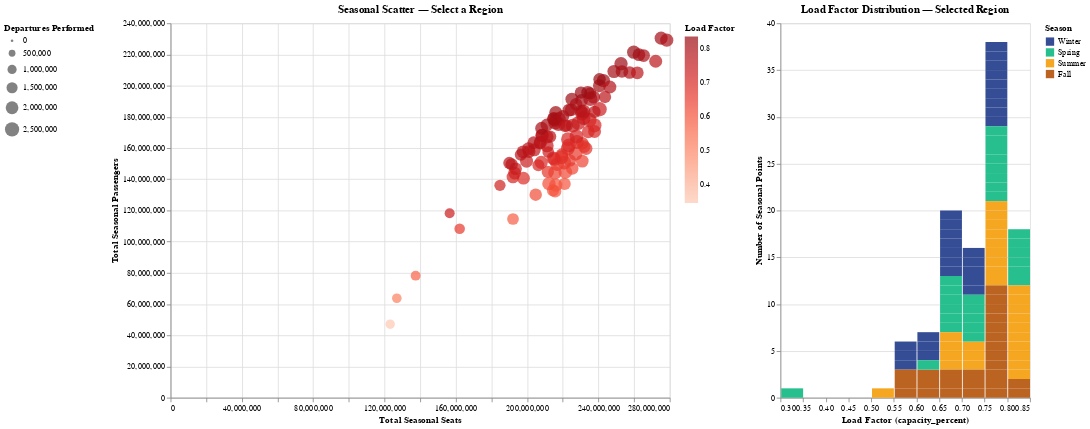

Notebook code for this chart:
### Code cell
import pandas as pd
import altair as alt
import glob
import os

alt.data_transformers.disable_max_rows()

# ----------------------------
# LOAD ALL CLEAN CSV FILES
# ----------------------------
files = sorted(glob.glob("data/clean_data/flights_*_clean.csv"))

df_list = []
for f in files:
    filename = os.path.basename(f)
    year = int(filename.split("_")[1])
    
    temp = pd.read_csv(f)
    temp["YEAR"] = year
    df_list.append(temp)

df = pd.concat(df_list, ignore_index=True)

# ----------------------------
# AGGREGATE BY YEAR × SEASON
# ----------------------------
grouped = (
    df.groupby(["YEAR", "SEASON"])
      .agg({
          "PASSENGERS": "sum",
          "SEATS": "sum",
          "DEPARTURES_PERFORMED": "sum",
          "capacity_percent": "mean"
      })
      .reset_index()
)

season_order = ["Winter", "Spring", "Summer", "Fall"]

# Custom season colors (RIGHT VIZ)
season_colors = {
    "Winter": "#1e3a8a",   # dark blue
    "Spring": "#10b981",   # green
    "Summer": "#f59e0b",   # warm orange
    "Fall":   "#b45309"    # brown/orange
}

# ----------------------------
# BRUSH SELECTION
# ----------------------------
brush = alt.selection_interval(encodings=["x", "y"])

# ----------------------------
# SCATTER PLOT (LEFT)
# ----------------------------
scatter = (
    alt.Chart(grouped)
    .mark_circle(size=60, opacity=0.7)  # Smaller points
    .encode(
        x=alt.X("SEATS:Q", title="Total Seasonal Seats"),
        y=alt.Y("PASSENGERS:Q", title="Total Seasonal Passengers"),
        
        # FIX 1: Use monochromatic blue scale + legend
        color=alt.Color(
            "capacity_percent:Q",
            title="Load Factor",
            scale=alt.Scale(
                domain=[grouped.capacity_percent.min(), grouped.capacity_percent.max()],
                scheme="reds"   # single-hue blue palette
            ),
            legend=alt.Legend(title="Load Factor", orient="right")
        ),
        
        size=alt.Size(
            "DEPARTURES_PERFORMED:Q",
            title="Departures Performed",
            scale=alt.Scale(range=[10, 300]),  # Slightly smaller spread
            legend=alt.Legend(orient='left')
        ),

        shape=alt.Shape("SEASON:N", sort=season_order),

        tooltip=[
            "YEAR:O",
            "SEASON:N",
            alt.Tooltip("capacity_percent:Q", title="Load Factor", format=".2f"),
            "PASSENGERS:Q",
            "SEATS:Q",
            "DEPARTURES_PERFORMED:Q"
        ]
    )
    .add_params(brush)
    .properties(
        width=600,
        height=450,
        title="Seasonal Scatter — Select a Region"
    )
)

# ----------------------------
# HISTOGRAM / BAR CHART (RIGHT)
# ----------------------------
hist = (
    alt.Chart(grouped)
    .mark_bar(opacity=0.9)
    .encode(
        x=alt.X(
            "capacity_percent:Q",
            bin=alt.Bin(maxbins=20),
            title="Load Factor (capacity_percent)"
        ),
        y=alt.Y("count()", title="Number of Seasonal Points"),

        # FIX 2: Explicit season → color mapping so bars match legend exactly
        color=alt.Color(
            "SEASON:N",
            sort=season_order,
            title="Season",
            scale=alt.Scale(domain=list(season_colors.keys()),
                            range=list(season_colors.values()))
        ),

        tooltip=[
            alt.Tooltip("SEASON:N", title="Season"),
            alt.Tooltip("count()", title="Count of Points"),
            alt.Tooltip("capacity_percent:Q", title="Load Factor (Range)", format=".2f")
        ]
    )
    .transform_filter(brush)
    .properties(
        width=300,
        height=450,
        title="Load Factor Distribution — Selected Region"
    )
)

# ----------------------------
# FINAL LINKED VIEW
# ----------------------------
final_chart = scatter | hist

final_chart

### Figure 1 — Vega-Lite specification as saved in the notebook (floating-point values rounded to 4 significant figures)
{"config": {"view": {"continuousWidth": 300, "continuousHeight": 300}}, "hconcat": [{"mark": {"type": "circle", "opacity": 0.7, "size": 60}, "encoding": {"color": {"field": "capacity_percent", "legend": {"orient": "right", "title": "Load Factor"}, "scale": {"domain": [0.3471, 0.8339], "scheme": "reds"}, "title": "Load Factor", "type": "quantitative"}, "shape": {"field": "SEASON", "sort": ["Winter", "Spring", "Summer", "Fall"], "type": "nominal"}, "size": {"field": "DEPARTURES_PERFORMED", "legend": {"orient": "left"}, "scale": {"range": [10, 300]}, "title": "Departures Performed", "type": "quantitative"}, "tooltip": [{"field": "YEAR", "type": "ordinal"}, {"field": "SEASON", "type": "nominal"}, {"field": "capacity_percent", "format": ".2f", "title": "Load Factor", "type": "quantitative"}, {"field": "PASSENGERS", "type": "quantitative"}, {"field": "SEATS", "type": "quantitative"}, {"field": "DEPARTURES_PERFORMED", "type": "quantitative"}], "x": {"field": "SEATS", "title": "Total Seasonal Seats", "type": "quantitative"}, "y": {"field": "PASSENGERS", "title": "Total Seasonal Passengers", "type": "quantitative"}}, "height": 450, "name": "view_3", "title": "Seasonal Scatter — Select a Region", "width": 600}, {"mark": {"type": "bar", "opacity": 0.9}, "encoding": {"color": {"field": "SEASON", "scale": {"domain": ["Winter", "Spring", "Summer", "Fall"], "range": ["#1e3a8a", "#10b981", "#f59e0b", "#b45309"]}, "sort": ["Winter", "Spring", "Summer", "Fall"], "title": "Season", "type": "nominal"}, "tooltip": [{"field": "SEASON", "title": "Season", "type": "nominal"}, {"aggregate": "count", "title": "Count of Points", "type": "quantitative"}, {"field": "capacity_percent", "format": ".2f", "title": "Load Factor (Range)", "type": "quantitative"}], "x": {"bin": {"maxbins": 20}, "field": "capacity_percent", "title": "Load Factor (capacity_percent)", "type": "quantitative"}, "y": {"aggregate": "count", "title": "Number of Seasonal Points", "type": "quantitative"}}, "height": 450, "title": "Load Factor Distribution — Selected Region", "transform": [{"filter": {"param": "param_3"}}], "width": 300}], "data": {"name": "data-b1b09d8d7e5ff0dc8c49e6775a44f3f7"}, "params": [{"name": "param_3", "select": {"type": "interval", "encodings": ["x", "y"]}, "views": ["view_3"]}], "$schema": "https://vega.github.io/schema/vega-lite/v5.20.1.json", "datasets": {"data-b1b09d8d7e5ff0dc8c49e6775a44f3f7": [{"YEAR": 1999, "SEASON": "Fall", "PASSENGERS": 146900000.0, "SEATS": 225300000.0, "DEPARTURES_PERFORMED": 1897000.0, "capacity_percent": 0.6266}, {"YEAR": 1999, "SEASON": "Spring", "PASSENGERS": 152100000.0, "SEATS": 224000000.0, "DEPARTURES_PERFORMED": 1891000.0, "capacity_percent": 0.6555}, {"YEAR": 1999, "SEASON": "Summer", "PASSENGERS": 163200000.0, "SEATS": 230900000.0, "DEPARTURES_PERFORMED": 1942000.0, "capacity_percent": 0.6834}, {"YEAR": 1999, "SEASON": "Winter", "PASSENGERS": 132900000.0, "SEATS": 214500000.0, "DEPARTURES_PERFORMED": 1803000.0, "capacity_percent": 0.5965}, {"YEAR": 2000, "SEASON": "Fall", "PASSENGERS": 151700000.0, "SEATS": 230900000.0, "DEPARTURES_PERFORMED": 1999000.0, "capacity_percent": 0.6339}, {"YEAR": 2000, "SEASON": "Spring", "PASSENGERS": 161000000.0, "SEATS": 232000000.0, "DEPARTURES_PERFORMED": 1965000.0, "capacity_percent": 0.6672}, {"YEAR": 2000, "SEASON": "Summer", "PASSENGERS": 170400000.0, "SEATS": 234300000.0, "DEPARTURES_PERFORMED": 2025000.0, "capacity_percent": 0.6996}, {"YEAR": 2000, "SEASON": "Winter", "PASSENGERS": 137000000.0, "SEATS": 221000000.0, "DEPARTURES_PERFORMED": 1867000.0, "capacity_percent": 0.5969}, {"YEAR": 2001, "SEASON": "Fall", "PASSENGERS": 114600000.0, "SEATS": 192100000.0, "DEPARTURES_PERFORMED": 1668000.0, "capacity_percent": 0.5788}, {"YEAR": 2001, "SEASON": "Spring", "PASSENGERS": 159700000.0, "SEATS": 233100000.0, "DEPARTURES_PERFORMED": 2001000.0, "capacity_percent": 0.667}, {"YEAR": 2001, "SEASON": "Summer", "PASSENGERS": 170600000.0, "SEATS": 237800000.0, "DEPARTURES_PERFORMED": 2047000.0, "capacity_percent": 0.7004}, {"YEAR": 2001, "SEASON": "Winter", "PASSENGERS": 132300000.0, "SEATS": 215700000.0, "DEPARTURES_PERFORMED": 1864000.0, "capacity_percent": 0.5949}, {"YEAR": 2002, "SEASON": "Fall", "PASSENGERS": 136300000.0, "SEATS": 216100000.0, "DEPARTURES_PERFORMED": 2139000.0, "capacity_percent": 0.5999}, {"YEAR": 2002, "SEASON": "Spring", "PASSENGERS": 144800000.0, "SEATS": 211600000.0, "DEPARTURES_PERFORMED": 1848000.0, "capacity_percent": 0.6626}, {"YEAR": 2002, "SEASON": "Summer", "PASSENGERS": 155900000.0, "SEATS": 219500000.0, "DEPARTURES_PERFORMED": 1929000.0, "capacity_percent": 0.6876}, {"YEAR": 2002, "SEASON": "Winter", "PASSENGERS": 130200000.0, "SEATS": 204800000.0, "DEPARTURES_PERFORMED": 1904000.0, "capacity_percent": 0.6136}, {"YEAR": 2003, "SEASON": "Fall", "PASSENGERS": 144200000.0, "SEATS": 215600000.0, "DEPARTURES_PERFORMED": 2293000.0, "capacity_percent": 0.6335}, {"YEAR": 2003, "SEASON": "Spring", "PASSENGERS": 149600000.0, "SEATS": 216900000.0, "DEPARTURES_PERFORMED": 2282000.0, "capacity_percent": 0.6489}, {"YEAR": 2003, "SEASON": "Summer", "PASSENGERS": 165700000.0, "SEATS": 222900000.0, "DEPARTURES_PERFORMED": 2381000.0, "capacity_percent": 0.6987}, {"YEAR": 2003, "SEASON": "Winter", "PASSENGERS": 137200000.0, "SEATS": 212200000.0, "DEPARTURES_PERFORMED": 2207000.0, "capacity_percent": 0.6117}, {"YEAR": 2004, "SEASON": "Fall", "PASSENGERS": 156600000.0, "SEATS": 227100000.0, "DEPARTURES_PERFORMED": 2434000.0, "capacity_percent": 0.654}, {"YEAR": 2004, "SEASON": "Spring", "PASSENGERS": 164000000.0, "SEATS": 227900000.0, "DEPARTURES_PERFORMED": 2417000.0, "capacity_percent": 0.6795}, {"YEAR": 2004, "SEASON": "Summer", "PASSENGERS": 178000000.0, "SEATS": 235000000.0, "DEPARTURES_PERFORMED": 2515000.0, "capacity_percent": 0.7188}, {"YEAR": 2004, "SEASON": "Winter", "PASSENGERS": 144700000.0, "SEATS": 221400000.0, "DEPARTURES_PERFORMED": 2323000.0, "capacity_percent": 0.6193}, {"YEAR": 2005, "SEASON": "Fall", "PASSENGERS": 159900000.0, "SEATS": 222800000.0, "DEPARTURES_PERFORMED": 2381000.0, "capacity_percent": 0.6808}, {"YEAR": 2005, "SEASON": "Spring", "PASSENGERS": 174600000.0, "SEATS": 237700000.0, "DEPARTURES_PERFORMED": 2512000.0, "capacity_percent": 0.6989}, {"YEAR": 2005, "SEASON": "Summer", "PASSENGERS": 184900000.0, "SEATS": 240600000.0, "DEPARTURES_PERFORMED": 2570000.0, "capacity_percent": 0.7297}, {"YEAR": 2005, "SEASON": "Winter", "PASSENGERS": 150600000.0, "SEATS": 220800000.0, "DEPARTURES_PERFORMED": 2311000.0, "capacity_percent": 0.6507}, {"YEAR": 2006, "SEASON": "Fall", "PASSENGERS": 161800000.0, "SEATS": 223500000.0, "DEPARTURES_PERFORMED": 2357000.0, "capacity_percent": 0.6937}, {"YEAR": 2006, "SEASON": "Spring", "PASSENGERS": 174400000.0, "SEATS": 225600000.0, "DEPARTURES_PERFORMED": 2381000.0, "capacity_percent": 0.7397}, {"YEAR": 2006, "SEASON": "Summer", "PASSENGERS": 182200000.0, "SEATS": 230900000.0, "DEPARTURES_PERFORMED": 2471000.0, "capacity_percent": 0.7575}, {"YEAR": 2006, "SEASON": "Winter", "PASSENGERS": 152800000.0, "SEATS": 215400000.0, "DEPARTURES_PERFORMED": 2248000.0, "capacity_percent": 0.6814}, {"YEAR": 2007, "SEASON": "Fall", "PASSENGERS": 167500000.0, "SEATS": 227700000.0, "DEPARTURES_PERFORMED": 2385000.0, "capacity_percent": 0.709}, {"YEAR": 2007, "SEASON": "Spring", "PASSENGERS": 179300000.0, "SEATS": 231600000.0, "DEPARTURES_PERFORMED": 2417000.0, "capacity_percent": 0.7408}, {"YEAR": 2007, "SEASON": "Summer", "PASSENGERS": 191500000.0, "SEATS": 235500000.0, "DEPARTURES_PERFORMED": 2495000.0, "capacity_percent": 0.7801}, {"YEAR": 2007, "SEASON": "Winter", "PASSENGERS": 154200000.0, "SEATS": 219300000.0, "DEPARTURES_PERFORMED": 2274000.0, "capacity_percent": 0.6769}, {"YEAR": 2008, "SEASON": "Fall", "PASSENGERS": 150900000.0, "SEATS": 207900000.0, "DEPARTURES_PERFORMED": 2133000.0, "capacity_percent": 0.7015}, {"YEAR": 2008, "SEASON": "Spring", "PASSENGERS": 176000000.0, "SEATS": 228700000.0, "DEPARTURES_PERFORMED": 2374000.0, "capacity_percent": 0.7394}, {"YEAR": 2008, "SEASON": "Summer", "PASSENGERS": 183500000.0, "SEATS": 231600000.0, "DEPARTURES_PERFORMED": 2416000.0, "capacity_percent": 0.7635}, {"YEAR": 2008, "SEASON": "Winter", "PASSENGERS": 153500000.0, "SEATS": 214600000.0, "DEPARTURES_PERFORMED": 2201000.0, "capacity_percent": 0.6904}, {"YEAR": 2009, "SEASON": "Fall", "PASSENGERS": 151600000.0, "SEATS": 199700000.0, "DEPARTURES_PERFORMED": 2072000.0, "capacity_percent": 0.7324}, {"YEAR": 2009, "SEASON": "Spring", "PASSENGERS": 161500000.0, "SEATS": 211200000.0, "DEPARTURES_PERFORMED": 2167000.0, "capacity_percent": 0.7355}, {"YEAR": 2009, "SEASON": "Summer", "PASSENGERS": 175400000.0, "SEATS": 217600000.0, "DEPARTURES_PERFORMED": 2270000.0, "capacity_percent": 0.7775}, {"YEAR": 2009, "SEASON": "Winter", "PASSENGERS": 140700000.0, "SEATS": 198000000.0, "DEPARTURES_PERFORMED": 2021000.0, "capacity_percent": 0.6866}, {"YEAR": 2010, "SEASON": "Fall", "PASSENGERS": 158900000.0, "SEATS": 204000000.0, "DEPARTURES_PERFORMED": 2099000.0, "capacity_percent": 0.7501}, {"YEAR": 2010, "SEASON": "Spring", "PASSENGERS": 163400000.0, "SEATS": 207400000.0, "DEPARTURES_PERFORMED": 2144000.0, "capacity_percent": 0.7568}, {"YEAR": 2010, "SEASON": "Summer", "PASSENGERS": 176300000.0, "SEATS": 215700000.0, "DEPARTURES_PERFORMED": 2248000.0, "capacity_percent": 0.7858}, {"YEAR": 2010, "SEASON": "Winter", "PASSENGERS": 141400000.0, "SEATS": 192000000.0, "DEPARTURES_PERFORMED": 1964000.0, "capacity_percent": 0.7107}, {"YEAR": 2011, "SEASON": "Fall", "PASSENGERS": 159500000.0, "SEATS": 200800000.0, "DEPARTURES_PERFORMED": 2051000.0, "capacity_percent": 0.7669}, {"YEAR": 2011, "SEASON": "Spring", "PASSENGERS": 167200000.0, "SEATS": 211100000.0, "DEPARTURES_PERFORMED": 2155000.0, "capacity_percent": 0.7608}, {"YEAR": 2011, "SEASON": "Summer", "PASSENGERS": 178700000.0, "SEATS": 217900000.0, "DEPARTURES_PERFORMED": 2241000.0, "capacity_percent": 0.7893}, {"YEAR": 2011, "SEASON": "Winter", "PASSENGERS": 144000000.0, "SEATS": 193000000.0, "DEPARTURES_PERFORMED": 1952000.0, "capacity_percent": 0.7185}, {"YEAR": 2012, "SEASON": "Fall", "PASSENGERS": 157600000.0, "SEATS": 197700000.0, "DEPARTURES_PERFORMED": 1983000.0, "capacity_percent": 0.7717}, {"YEAR": 2012, "SEASON": "Spring", "PASSENGERS": 168000000.0, "SEATS": 208300000.0, "DEPARTURES_PERFORMED": 2102000.0, "capacity_percent": 0.7781}, {"YEAR": 2012, "SEASON": "Summer", "PASSENGERS": 178700000.0, "SEATS": 215000000.0, "DEPARTURES_PERFORMED": 2181000.0, "capacity_percent": 0.8054}, {"YEAR": 2012, "SEASON": "Winter", "PASSENGERS": 146700000.0, "SEATS": 193600000.0, "DEPARTURES_PERFORMED": 1941000.0, "capacity_percent": 0.7351}, {"YEAR": 2013, "SEASON": "Fall", "PASSENGERS": 157800000.0, "SEATS": 201100000.0, "DEPARTURES_PERFORMED": 1991000.0, "capacity_percent": 0.7607}, {"YEAR": 2013, "SEASON": "Spring", "PASSENGERS": 168300000.0, "SEATS": 208500000.0, "DEPARTURES_PERFORMED": 2069000.0, "capacity_percent": 0.7806}, {"YEAR": 2013, "SEASON": "Summer", "PASSENGERS": 177900000.0, "SEATS": 216000000.0, "DEPARTURES_PERFORMED": 2156000.0, "capacity_percent": 0.7999}, {"YEAR": 2013, "SEASON": "Winter", "PASSENGERS": 149600000.0, "SEATS": 191300000.0, "DEPARTURES_PERFORMED": 1876000.0, "capacity_percent": 0.7621}, {"YEAR": 2014, "SEASON": "Fall", "PASSENGERS": 163500000.0, "SEATS": 203700000.0, "DEPARTURES_PERFORMED": 1951000.0, "capacity_percent": 0.78}, {"YEAR": 2014, "SEASON": "Spring", "PASSENGERS": 172700000.0, "SEATS": 208100000.0, "DEPARTURES_PERFORMED": 2008000.0, "capacity_percent": 0.806}, {"YEAR": 2014, "SEASON": "Summer", "PASSENGERS": 182800000.0, "SEATS": 216100000.0, "DEPARTURES_PERFORMED": 2097000.0, "capacity_percent": 0.8203}, {"YEAR": 2014, "SEASON": "Winter", "PASSENGERS": 150500000.0, "SEATS": 190000000.0, "DEPARTURES_PERFORMED": 1812000.0, "capacity_percent": 0.7708}, {"YEAR": 2015, "SEASON": "Fall", "PASSENGERS": 174900000.0, "SEATS": 211100000.0, "DEPARTURES_PERFORMED": 1938000.0, "capacity_percent": 0.8021}, {"YEAR": 2015, "SEASON": "Spring", "PASSENGERS": 178800000.0, "SEATS": 214800000.0, "DEPARTURES_PERFORMED": 1986000.0, "capacity_percent": 0.8076}, {"YEAR": 2015, "SEASON": "Summer", "PASSENGERS": 191300000.0, "SEATS": 225100000.0, "DEPARTURES_PERFORMED": 2090000.0, "capacity_percent": 0.8231}, {"YEAR": 2015, "SEASON": "Winter", "PASSENGERS": 155700000.0, "SEATS": 196500000.0, "DEPARTURES_PERFORMED": 1807000.0, "capacity_percent": 0.7744}, {"YEAR": 2016, "SEASON": "Fall", "PASSENGERS": 180400000.0, "SEATS": 220000000.0, "DEPARTURES_PERFORMED": 1962000.0, "capacity_percent": 0.7956}, {"YEAR": 2016, "SEASON": "Spring", "PASSENGERS": 184300000.0, "SEATS": 223500000.0, "DEPARTURES_PERFORMED": 2017000.0, "capacity_percent": 0.7995}, {"YEAR": 2016, "SEASON": "Summer", "PASSENGERS": 195700000.0, "SEATS": 234000000.0, "DEPARTURES_PERFORMED": 2114000.0, "capacity_percent": 0.8138}, {"YEAR": 2016, "SEASON": "Winter", "PASSENGERS": 163500000.0, "SEATS": 207300000.0, "DEPARTURES_PERFORMED": 1853000.0, "capacity_percent": 0.7662}, {"YEAR": 2017, "SEASON": "Fall", "PASSENGERS": 184600000.0, "SEATS": 224700000.0, "DEPARTURES_PERFORMED": 1951000.0, "capacity_percent": 0.7942}, {"YEAR": 2017, "SEASON": "Spring", "PASSENGERS": 190500000.0, "SEATS": 230500000.0, "DEPARTURES_PERFORMED": 2023000.0, "capacity_percent": 0.7997}, {"YEAR": 2017, "SEASON": "Summer", "PASSENGERS": 203300000.0, "SEATS": 242800000.0, "DEPARTURES_PERFORMED": 2139000.0, "capacity_percent": 0.8115}, {"YEAR": 2017, "SEASON": "Winter", "PASSENGERS": 167400000.0, "SEATS": 212900000.0, "DEPARTURES_PERFORMED": 1853000.0, "capacity_percent": 0.7637}, {"YEAR": 2018, "SEASON": "Fall", "PASSENGERS": 192700000.0, "SEATS": 237300000.0, "DEPARTURES_PERFORMED": 2033000.0, "capacity_percent": 0.7903}, {"YEAR": 2018, "SEASON": "Spring", "PASSENGERS": 200000000.0, "SEATS": 240600000.0, "DEPARTURES_PERFORMED": 2067000.0, "capacity_percent": 0.8037}, {"YEAR": 2018, "SEASON": "Summer", "PASSENGERS": 214100000.0, "SEATS": 252700000.0, "DEPARTURES_PERFORMED": 2190000.0, "capacity_percent": 0.8258}, {"YEAR": 2018, "SEASON": "Winter", "PASSENGERS": 174200000.0, "SEATS": 221200000.0, "DEPARTURES_PERFORMED": 1896000.0, "capacity_percent": 0.7658}, {"YEAR": 2019, "SEASON": "Fall", "PASSENGERS": 199200000.0, "SEATS": 246400000.0, "DEPARTURES_PERFORMED": 2085000.0, "capacity_percent": 0.7847}, {"YEAR": 2019, "SEASON": "Spring", "PASSENGERS": 209100000.0, "SEATS": 248700000.0, "DEPARTURES_PERFORMED": 2120000.0, "capacity_percent": 0.8135}, {"YEAR": 2019, "SEASON": "Summer", "PASSENGERS": 221500000.0, "SEATS": 259800000.0, "DEPARTURES_PERFORMED": 2221000.0, "capacity_percent": 0.8318}, {"YEAR": 2019, "SEASON": "Winter", "PASSENGERS": 183800000.0, "SEATS": 230200000.0, "DEPARTURES_PERFORMED": 1945000.0, "capacity_percent": 0.7766}, {"YEAR": 2020, "SEASON": "Fall", "PASSENGERS": 78240000.0, "SEATS": 137500000.0, "DEPARTURES_PERFORMED": 1173000.0, "capacity_percent": 0.5683}, {"YEAR": 2020, "SEASON": "Spring", "PASSENGERS": 47130000.0, "SEATS": 123200000.0, "DEPARTURES_PERFORMED": 1048000.0, "capacity_percent": 0.3471}, {"YEAR": 2020, "SEASON": "Summer", "PASSENGERS": 63750000.0, "SEATS": 126900000.0, "DEPARTURES_PERFORMED": 1085000.0, "capacity_percent": 0.5095}, {"YEAR": 2020, "SEASON": "Winter", "PASSENGERS": 149000000.0, "SEATS": 206300000.0, "DEPARTURES_PERFORMED": 1742000.0, "capacity_percent": 0.6991}, {"YEAR": 2021, "SEASON": "Fall", "PASSENGERS": 174400000.0, "SEATS": 222200000.0, "DEPARTURES_PERFORMED": 1817000.0, "capacity_percent": 0.7583}, {"YEAR": 2021, "SEASON": "Spring", "PASSENGERS": 136100000.0, "SEATS": 184800000.0, "DEPARTURES_PERFORMED": 1538000.0, "capacity_percent": 0.7186}, {"YEAR": 2021, "SEASON": "Summer", "PASSENGERS": 188100000.0, "SEATS": 227500000.0, "DEPARTURES_PERFORMED": 1896000.0, "capacity_percent": 0.7975}, {"YEAR": 2021, "SEASON": "Winter", "PASSENGERS": 108300000.0, "SEATS": 162200000.0, "DEPARTURES_PERFORMED": 1341000.0, "capacity_percent": 0.6541}, {"YEAR": 2022, "SEASON": "Fall", "PASSENGERS": 195000000.0, "SEATS": 235400000.0, "DEPARTURES_PERFORMED": 1825000.0, "capacity_percent": 0.8113}, {"YEAR": 2022, "SEASON": "Spring", "PASSENGERS": 195500000.0, "SEATS": 230200000.0, "DEPARTURES_PERFORMED": 1847000.0, "capacity_percent": 0.8283}, {"YEAR": 2022, "SEASON": "Summer", "PASSENGERS": 204100000.0, "SEATS": 240600000.0, "DEPARTURES_PERFORMED": 1919000.0, "capacity_percent": 0.8339}, {"YEAR": 2022, "SEASON": "Winter", "PASSENGERS": 157500000.0, "SEATS": 211800000.0, "DEPARTURES_PERFORMED": 1663000.0, "capacity_percent": 0.7322}, {"YEAR": 2023, "SEASON": "Fall", "PASSENGERS": 208500000.0, "SEATS": 257500000.0, "DEPARTURES_PERFORMED": 1936000.0, "capacity_percent": 0.7885}, {"YEAR": 2023, "SEASON": "Spring", "PASSENGERS": 209200000.0, "SEATS": 253200000.0, "DEPARTURES_PERFORMED": 1915000.0, "capacity_percent": 0.8085}, {"YEAR": 2023, "SEASON": "Summer", "PASSENGERS": 219900000.0, "SEATS": 262700000.0, "DEPARTURES_PERFORMED": 1989000.0, "capacity_percent": 0.8193}, {"YEAR": 2023, "SEASON": "Winter", "PASSENGERS": 183200000.0, "SEATS": 237800000.0, "DEPARTURES_PERFORMED": 1787000.0, "capacity_percent": 0.759}, {"YEAR": 2024, "SEASON": "Fall", "PASSENGERS": 208300000.0, "SEATS": 261800000.0, "DEPARTURES_PERFORMED": 2001000.0, "capacity_percent": 0.7701}, {"YEAR": 2024, "SEASON": "Spring", "PASSENGERS": 219300000.0, "SEATS": 265300000.0, "DEPARTURES_PERFORMED": 2000000.0, "capacity_percent": 0.7989}, {"YEAR": 2024, "SEASON": "Summer", "PASSENGERS": 230500000.0, "SEATS": 275200000.0, "DEPARTURES_PERFORMED": 2097000.0, "capacity_percent": 0.8115}, {"YEAR": 2024, "SEASON": "Winter", "PASSENGERS": 192800000.0, "SEATS": 243700000.0, "DEPARTURES_PERFORMED": 1843000.0, "capacity_percent": 0.7677}, {"YEAR": 2025, "SEASON": "Spring", "PASSENGERS": 215700000.0, "SEATS": 272100000.0, "DEPARTURES_PERFORMED": 2085000.0, "capacity_percent": 0.7675}, {"YEAR": 2025, "SEASON": "Summer", "PASSENGERS": 229200000.0, "SEATS": 278300000.0, "DEPARTURES_PERFORMED": 2150000.0, "capacity_percent": 0.7977}, {"YEAR": 2025, "SEASON": "Winter", "PASSENGERS": 118200000.0, "SEATS": 156500000.0, "DEPARTURES_PERFORMED": 1201000.0, "capacity_percent": 0.7349}]}}
